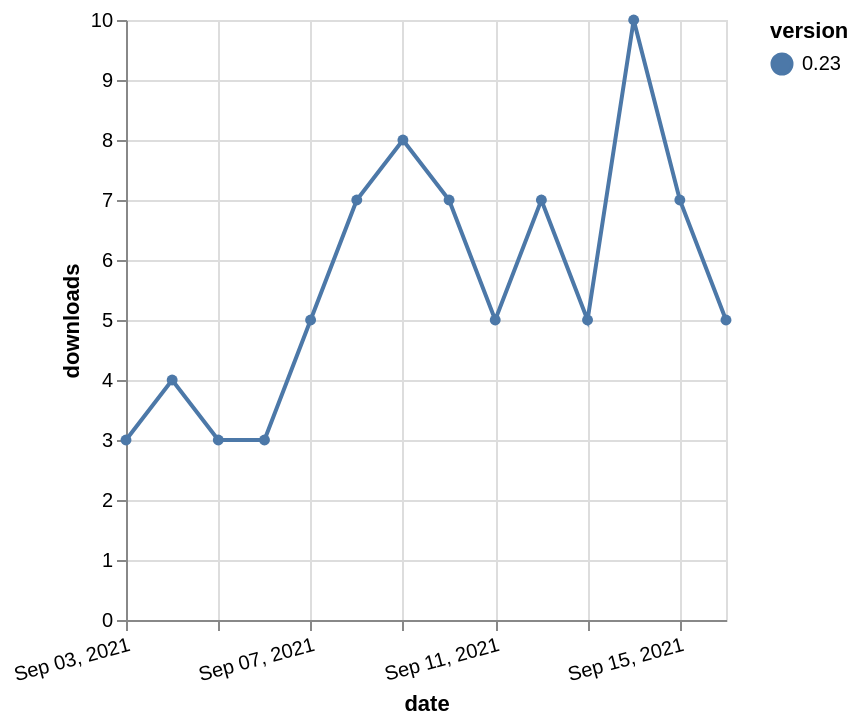

The Vega-Lite source for this figure:
### Vega-Lite specification from a JSON file in a GitHub repository (floating-point values rounded to 4 significant figures)
{"$schema": "https://vega.github.io/schema/vega-lite/v5.json", "description": "A simple bar chart with embedded data.", "data": {"values": [{"date": "2021-09-03", "total": 5179, "delta": 3, "version": "0.23"}, {"date": "2021-09-04", "total": 5183, "delta": 4, "version": "0.23"}, {"date": "2021-09-05", "total": 5186, "delta": 3, "version": "0.23"}, {"date": "2021-09-06", "total": 5189, "delta": 3, "version": "0.23"}, {"date": "2021-09-07", "total": 5194, "delta": 5, "version": "0.23"}, {"date": "2021-09-08", "total": 5201, "delta": 7, "version": "0.23"}, {"date": "2021-09-09", "total": 5209, "delta": 8, "version": "0.23"}, {"date": "2021-09-10", "total": 5216, "delta": 7, "version": "0.23"}, {"date": "2021-09-11", "total": 5221, "delta": 5, "version": "0.23"}, {"date": "2021-09-12", "total": 5228, "delta": 7, "version": "0.23"}, {"date": "2021-09-13", "total": 5233, "delta": 5, "version": "0.23"}, {"date": "2021-09-14", "total": 5243, "delta": 10, "version": "0.23"}, {"date": "2021-09-15", "total": 5250, "delta": 7, "version": "0.23"}, {"date": "2021-09-16", "total": 5255, "delta": 5, "version": "0.23"}]}, "width": "container", "mark": {"type": "line", "point": {"filled": true}}, "encoding": {"x": {"field": "date", "type": "temporal", "timeUnit": "yearmonthdate", "title": "date", "axis": {"labelAngle": -15}}, "y": {"field": "delta", "type": "quantitative", "title": "downloads"}, "color": {"field": "version", "type": "nominal"}, "tooltip": {"field": "delta"}}}
